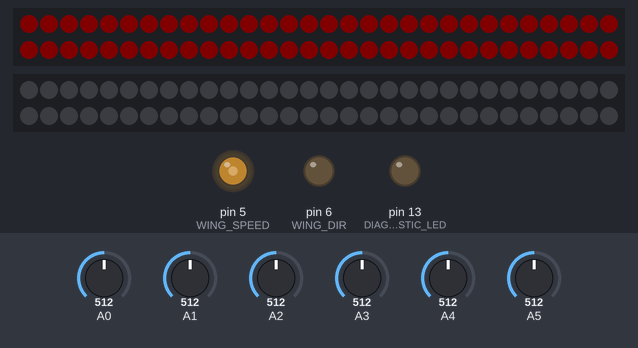
The sketch below on a simulated Arduino Uno, built with avr-gcc and run on an emulated ATmega328P. Shown: 2 × 60 RGB LEDs in strip order, left to right, continuing on the next row, output pins drawn as LEDs (lit = HIGH). The test bench sets the inputs (shaded band); at power-on: A1 = 512, A3 = 512, A0 = 512, A2 = 512, A4 = 512, A5 = 512. Dim RGB values are drawn brighter than linear; random numbers use the default seed unless the sketch sets one.

Above: at 0.12 s.
1.3 s: A1 set to 55
2.8 s: A1 set to 47
At 4.0 s:
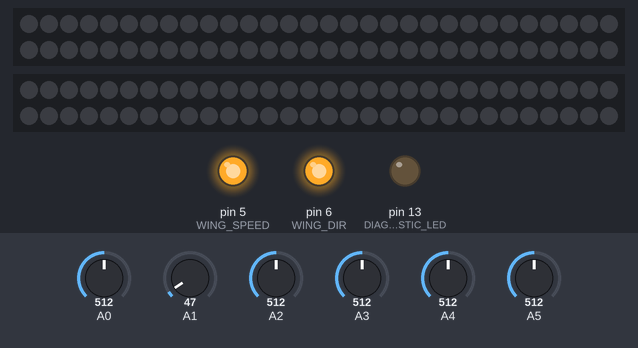
4.3 s: A3 set to 53
5.8 s: A3 set to 47
At 6.6 s:
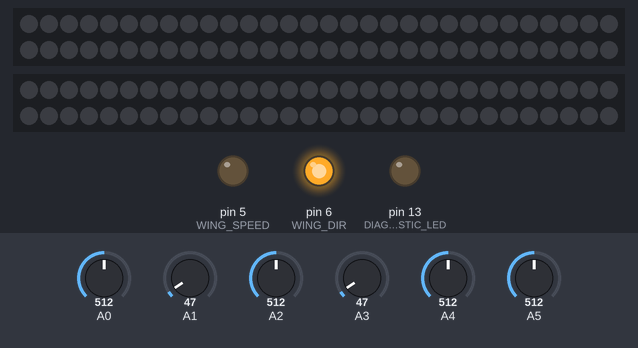
7.3 s: A1 set to 95
At 8.5 s:
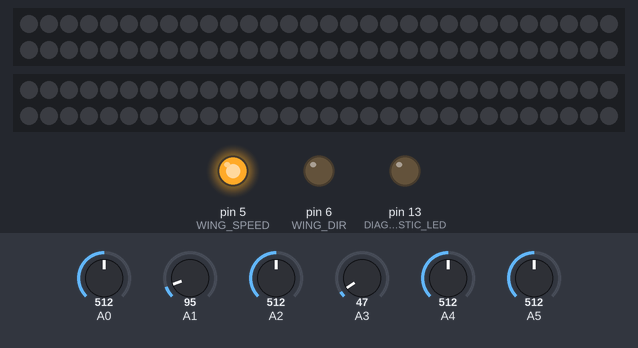
8.9 s: A1 set to 40
At 10.1 s:
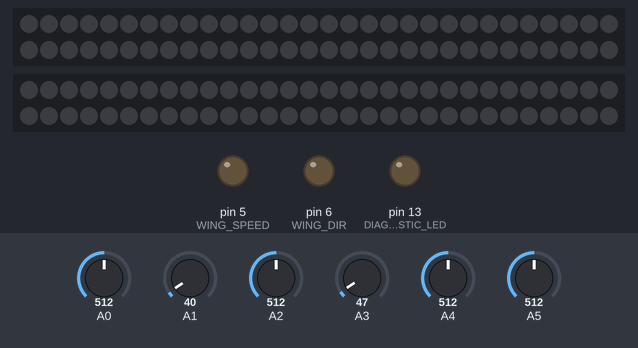
Timing chart, 0 to 11.4 s (numbered marks = the images above; inputs shaded):
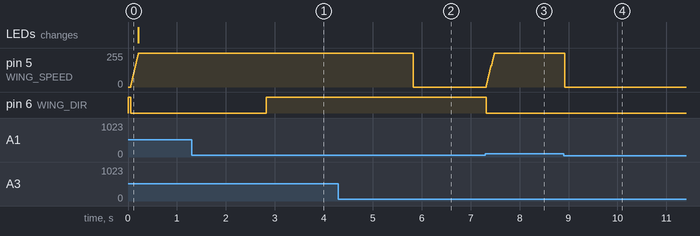

Measured:
- the behaviour switches between 51 and 50 on A1 (found by bisection; images 0 and 1)
- the behaviour switches between 51 and 50 on A3 (found by bisection; images 1 and 2)
- after the input at 1.3 s, every drawn part: stays the same
- after the input at 2.8 s, pin 6 (WING_DIR): LOW → HIGH at once
- after the input at 4.3 s, every drawn part: stays the same
- after the input at 5.8 s, pin 5 (WING_SPEED): 255/255 → 0/255 at once
- after the input at 7.3 s, pin 5 (WING_SPEED): moves from 0/255 to 255/255 over 0.16 s, starting at once; pin 6 (WING_DIR): HIGH → LOW at once
- after the input at 8.9 s, pin 5 (WING_SPEED): 255/255 → 0/255 at once

The sketch:

halo.ino
```cpp
#include <Adafruit_NeoPixel.h>

#include "FireMode.h"
#include "RainbowMode.h"
#include "ChaseMode.h"
#include "DiscoMode.h"
#include "FireWaveMode.h"

/* PIN ASSIGNMENT */

//Input
#define BUTTON_POWER      0
#define BUTTON_WINGSUP    1
#define BUTTON_MODE       2
#define BUTTON_WINGSDOWN  3

#define WING_POSITION     4
#define BRIGHTNESS_CTRL   5

//Output
#define HALO_OUT          3
#define WINGS_OUT         4

#define WING_SPEED        5
#define WING_DIR          6

#define DIAGNOSTIC_LED  13

/* OTHER STUFF */

#define BUTTON_THRESHOLD 50

#define NUMPIXELS      60

#define LAST           NUMPIXELS-1

#define BUTTONS 4

#define PIXEL_DELAY 10
#define SLEEP_DELAY  200

#define MODES 2

#define WINGS_STOP -1
#define WINGS_UP    LOW
#define WINGS_DOWN  HIGH

boolean running = true;

FireMode fire;
FireWaveMode fireWave;
ChaseMode chase;
RainbowMode rainbow;
DiscoMode disco;

Adafruit_NeoPixel halo = Adafruit_NeoPixel(NUMPIXELS, HALO_OUT, NEO_GRB + NEO_KHZ800);
Adafruit_NeoPixel wing = Adafruit_NeoPixel(NUMPIXELS, WINGS_OUT, NEO_GRB + NEO_KHZ800);

int mode = 1;

boolean buttonHistory[4][4];

int wingState = WINGS_STOP;
int wingSpeed = 0;

void setup() {

  pinMode(DIAGNOSTIC_LED, OUTPUT);

  pinMode(WING_SPEED, OUTPUT);
  pinMode(WING_DIR, OUTPUT);
  wingControl(WINGS_STOP);

  halo.begin(); // This initializes the NeoPixel library.
  wing.begin();

  fire = FireMode();
  fireWave = FireWaveMode();
  chase = ChaseMode();
  rainbow = RainbowMode();
  disco = DiscoMode();

  for(int button = 0; button < BUTTONS; button++) {
    for (int state = 0; state < 3; state++) {
      buttonHistory[button][state] = false;
    }
  }
}

void diag(boolean on) {
  digitalWrite(DIAGNOSTIC_LED, on? HIGH : LOW);
}

boolean buttonPressed(int button) {

  //Only return true once for each press, and only after it has been pressed for at least one cycle.
  boolean pressed = buttonHistory[button][0] && buttonHistory[button][1] && !buttonHistory[button][2];

  return pressed;
}

boolean buttonDown(int button) {
  int pressed = 0;

  for (int time = 0; time < 4; time++) {
    if (buttonHistory[button][time]) {
     pressed++;
    }
  }

//  boolean pressed = (buttonHistory[button][0] && buttonHistory[button][1]) || (buttonHistory[button][1] && buttonHistory[button][2]);

  return pressed >= 2;
}

void updateButtonState() {
  for(int button = 0; button < BUTTONS; button++) {
    boolean current = analogRead(button) > BUTTON_THRESHOLD;

    buttonHistory[button][3] = buttonHistory[button][2];
    buttonHistory[button][2] = buttonHistory[button][1];
    buttonHistory[button][1] = buttonHistory[button][0];
    buttonHistory[button][0] = current;
  }
}

void updatePower() {

  if (buttonPressed(BUTTON_POWER)) {
    running = !running;

      if (!running) {
        halo.setBrightness(0);
        halo.show();
        wing.setBrightness(0);
        wing.show();
      }
  }
}

void updateMode() {

  if (buttonPressed(BUTTON_MODE)) {
    mode++;
    if (mode > MODES) {
       mode = 1;
    }
  }
}

int readBrightness(int pin, int bottom, int top) {
  int potReading = map(analogRead(pin), bottom, top, 255, 0);
  int potBrightness = constrain(potReading, 0, 255);

  return potBrightness;
}

void updateWingControl() {

  if (buttonDown(BUTTON_WINGSUP)) {
    wingControl(WINGS_UP);
  }
  else if (buttonDown(BUTTON_WINGSDOWN)) {
    wingControl(WINGS_DOWN);
  }
  else {
    wingSpeed = 0;
    digitalWrite(WING_SPEED, LOW);
  }
}

void wingControl(int state) {
  wingSpeed += 16;
  wingSpeed = constrain(wingSpeed, 16, 255);

  digitalWrite(WING_DIR, state);
  analogWrite(WING_SPEED, wingSpeed);
}

void loop() {

  updateButtonState();

  updatePower();

  updateWingControl();

  halo.setBrightness(readBrightness(BRIGHTNESS_CTRL, 1, 1023));
  wing.setBrightness(readBrightness(WING_POSITION, 1, 400));

  if (running) {
    updateMode();
    updatePixels();
  }

  delay(PIXEL_DELAY);
}

void updatePixels() {

  switch (mode) {
    case 1:
      fire.step(&halo);
      fireWave.step(&wing);
      break;
    case 2:
      disco.step(&halo);
      disco.step(&wing);
      break;
    case 3:
      rainbow.step(&halo);
      rainbow.step(&wing);
      break;
    case 4:
      chase.step(&halo);
      chase.step(&wing);
  }


  halo.show(); // This sends the updated pixel color to the hardware.
  wing.show(); // This sends the updated pixel color to the hardware.
}
```

ChaseMode.cpp
```cpp
#include "Arduino.h"
#include "ChaseMode.h"

void ChaseMode::step(Adafruit_NeoPixel* pixels) {

  if (chaseState >= 6 * 3) {
    chaseState = 0;
  }

  uint32_t color;
  for (int i=0; i < NUMPIXELS; i++) {
    int offset = (i + (chaseState/3)) % 6;
    switch (offset) {
    case 0:
      color = rgb(127, 0, 0);
      break;
    case 1:
      color = rgb(127, 63, 0);
      break;
    case 2:
      color = rgb(127, 127, 0);
      break;
    case 3:
      color = rgb(0, 127, 0);
      break;
    case 4:
      color = rgb(0, 0, 255);
      break;
    case 5:
      color = rgb(63, 0, 255);
      break;
    }

    pixels->setPixelColor(i, color);
  }

  chaseState++;

}
```

ChaseMode.h
```cpp
#ifndef ChaseMode_h
#define ChaseMode_h

#include "Arduino.h"
#include "HaloMode.h"

#define NUMPIXELS      60
#define LAST           NUMPIXELS-1

class ChaseMode : public HaloMode {
	public:
		ChaseMode() : HaloMode() {
                   chaseState = 0;
                };

		void step(Adafruit_NeoPixel* pixels);
	private:
                int chaseState;
};

#endif
```

DiscoMode.cpp
```cpp
#include "Arduino.h"
#include "DiscoMode.h"

void DiscoMode::step(Adafruit_NeoPixel* pixels) {

  if (discoState > 1024) {
    discoState = 0;
  }

  int offset = discoState / 1;

  int state = discoState / 4;

  int mode = discoState / 32;

  uint32_t color;
  for (int i=0; i < NUMPIXELS; i++) {
    int a = NUMPIXELS - i;

    int iOffset = ((offset / 32) %2 == 0)? a - offset : a + offset;

    int quad = quadrant(iOffset);

    color = hue((discoState / 128.0) * 255 + quad * (255.0 / 4.0));

    if (quad % 2 == state % 2) {
      color = 0;
    }

    pixels->setPixelColor(i, color);
  }

  discoState++;

}

int DiscoMode::quadrant(int i) {
   return (int)(((float)i / NUMPIXELS) * 4) % 4;
}
```

DiscoMode.h
```cpp
#ifndef DiscoMode_h
#define DiscoMode_h

#include "Arduino.h"
#include "HaloMode.h"

#define NUMPIXELS      60
#define LAST           NUMPIXELS-1

class DiscoMode : public HaloMode {
	public:
		DiscoMode() : HaloMode() {
                   discoState = 0;
                };

		void step(Adafruit_NeoPixel* pixels);
	private:
                int discoState;

                int quadrant(int i);
};

#endif
```

FireMode.cpp
```cpp
#include "Arduino.h"
#include "FireMode.h"

void FireMode::step(Adafruit_NeoPixel* pixels) {

  for(int i=0;i<NUMPIXELS;i++){
    int level = levels[i];

    if (level < goals[i]) {
      //watch out for overflow!
      long newLevel = (long)level + rise;
      level = min(newLevel, MAX);
    }
    else {
      goals[i] = 0;
      level = max(level - fall, minLevel);
    }

    int r = random(choose);
    if (r == 0) {
      goals[i] = MAX;
      pullAdjacent(i-1, MAX);
      pullAdjacent(i+1, MAX);
    }

    levels[i] = level;

    float factor = (float)level / MAX;
    uint32_t color = rgb(235 * factor, 255 * factor * factor, 50 * factor * factor);
    pixels->setPixelColor(i, color);

  }

}

void FireMode::pullAdjacent(int i, int pull) {
  i = ((i<0)? LAST : i);
  i = (i>LAST)? 0 : i;

  int level = pull - dropoff;
  if (goals[i] < level) {
    goals[i] = level;
    pullAdjacent(i-1, level);
    pullAdjacent(i+1, level);
  }
}
```

FireMode.h
```cpp
#ifndef FireMode_h
#define FireMode_h

#include "Arduino.h"
#include "HaloMode.h"

#define NUMPIXELS      60
#define LAST           NUMPIXELS-1
#define MAX            32767

class FireMode : public HaloMode {
	public:
		FireMode() : HaloMode() {

                        for (int i=0; i<NUMPIXELS; i++) {
                          levels[i] = 0;
                          goals[i] = MAX;
                        }

                	rise = 0.05 * MAX;
                	fall = 0.02 * MAX;
                	dropoff = 0.25 * MAX;
                	minLevel = 0.15 * MAX;
                	choose = 120;

                };

		void step(Adafruit_NeoPixel* pixels);
	private:
		void pullAdjacent(int i, int pull);

		int levels [NUMPIXELS];
		int goals [NUMPIXELS];

		int rise;
		int fall;
		int dropoff;
		int minLevel;
		int choose;
};

#endif
```

FireWaveMode.cpp
```cpp
#include "Arduino.h"
#include "FireWaveMode.h"

void FireWaveMode::step(Adafruit_NeoPixel* pixels) {

  for(int i=0;i<NUMPIXELS;i++){
    double level = levels[i];

    if (level < goals[i]) {
      //watch out for overflow!
      long newLevel = (long)level + rise;
      level = min(newLevel, MAX);
      if (level > (MAX - MAX/100)) {

        pullAdjacent(i+1, MAX);
      }
    }
    else {

      goals[i] = 0;
      level = max(level - fall, minLevel);
    }

    int r = random(choose);
    if (r == 0) {
      goals[i] = MAX;
      pullAdjacent(i-1, MAX);
      pullAdjacent(i+1, MAX);
    }

    levels[i] = level;

    float factor = (float)level / MAX;
    uint32_t color = rgb(235 * factor, 255 * factor * factor, 50 * factor * factor);
    pixels->setPixelColor(i, color);
  }

}

void FireWaveMode::pullAdjacent(int i, int pull) {
  i = ((i<0)? LAST : i);
  i = (i>LAST)? 0 : i;

  int level = pull;
  if (goals[i] < level) {
    goals[i] = level;
    pullAdjacent(i-1, level - dropoff);
    pullAdjacent(i+1, level - dropoff);
  }
}
```

FireWaveMode.h
```cpp
#ifndef FireWaveMode_h
#define FireWaveMode_h

#include "Arduino.h"
#include "HaloMode.h"

#define NUMPIXELS      60
#define LAST           NUMPIXELS-1
#define MAX            32767

class FireWaveMode : public HaloMode {
	public:
		FireWaveMode() : HaloMode() {

                        for (int i=0; i<NUMPIXELS; i++) {
                          levels[i] = 0;
                          goals[i] = MAX;
                        }

                	rise = 0.10 * MAX;
                	fall = 0.04 * MAX;
                	dropoff = 0.1 * MAX;
                	minLevel = 0.15 * MAX;
                	choose = 500;

                };

		void step(Adafruit_NeoPixel* pixels);
	private:
		void pullAdjacent(int i, int pull);

		int levels [NUMPIXELS];
		int goals [NUMPIXELS];

		int rise;
		int fall;
		int dropoff;
		int minLevel;
		int choose;
};

#endif
```

HaloMode.cpp
```cpp
#include "Arduino.h"
#include "HaloMode.h"

HaloMode::HaloMode() {
}

uint32_t HaloMode::rgb(uint8_t r, uint8_t g, uint8_t b) {
  return ((uint32_t)r << 16) | ((uint32_t)g <<  8) | b;
}

// Input a value 0 to 255 to get a color value.
// The colours are a transition r - g - b - back to r.
uint32_t HaloMode::hue(byte hue) {
  hue = 255 - (hue % 255);

  if (hue < 85) {
    return rgb(255 - hue * 3, 0, hue * 3);
  } else if (hue < 170) {
    hue -= 85;
    return rgb(0, hue * 3, 255 - hue * 3);
  } else {
    hue -= 170;
    return rgb(hue * 3, 255 - hue * 3, 0);
  }
}
```

HaloMode.h
```cpp
#ifndef HaloMode_h
#define HaloMode_h

#include "Arduino.h"
#include <Adafruit_NeoPixel.h>

#define NUMPIXELS      60
#define LAST           NUMPIXELS-1

class HaloMode {
	public:
		HaloMode();

		virtual void step(Adafruit_NeoPixel* pixels) = 0;

                static uint32_t rgb(uint8_t r, uint8_t g, uint8_t b);

                static uint32_t hue(byte hue);
};

#endif
```

RainbowMode.cpp
```cpp
#include "Arduino.h"
#include "RainbowMode.h"

void RainbowMode::step(Adafruit_NeoPixel* pixels) {

  if (rainbowState < 0) {
    rainbowState = 256*5;
  }

  for(int i=0; i< NUMPIXELS; i++) {
    uint32_t color = hue(((i * 256 / NUMPIXELS) + rainbowState) & 255);
    pixels->setPixelColor(i, color);
  }

  rainbowState--;

}
```

RainbowMode.h
```cpp
#ifndef RainbowMode_h
#define RainbowMode_h

#include "Arduino.h"
#include "HaloMode.h"

#define NUMPIXELS      60
#define LAST           NUMPIXELS-1

class RainbowMode : public HaloMode {
	public:
		RainbowMode() : HaloMode() {
                   rainbowState = 0;
                };

		void step(Adafruit_NeoPixel* pixels);
	private:
                int rainbowState;
};

#endif
```
